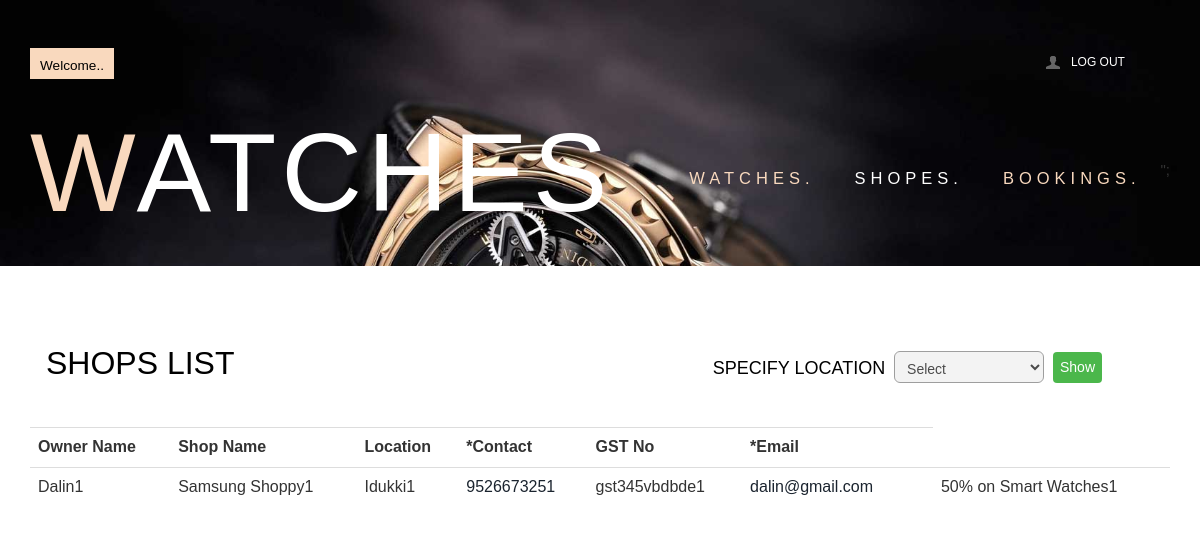
Screenshot of /viewshop.php with the database file from the repository.
### tables this page shows
CREATE TABLE IF NOT EXISTS `shop` (
  `shopid` int NOT NULL AUTO_INCREMENT,
  `name` varchar(30) NOT NULL,
  `shop_name` varchar(30) NOT NULL,
  `location` varchar(20) NOT NULL,
  `contact` bigint NOT NULL,
  `shop_regno` varchar(20) NOT NULL,
  `gst` varchar(20) NOT NULL,
  `email` varchar(20) NOT NULL,
  `offer` varchar(255) NOT NULL,
  PRIMARY KEY (`shopid`),
  UNIQUE KEY `gst` (`gst`),
  UNIQUE KEY `shop_regno` (`shop_regno`),
  UNIQUE KEY `email` (`email`)
);

### viewshop.php (the view, shortened to what this page needs)
<?php
include("connection.php");
?>
<head>
</head>
<?php
if ($_SERVER["REQUEST_METHOD"] == "POST") {
    if (isset($_POST['location']) && !empty($_POST['location'])) {
        $selectedLocation = $_POST['location'];
        $sql = "SELECT * FROM shop WHERE location = '$selectedLocation'";
    } else {
        $sql = "SELECT * FROM shop";
    }
} else {
    $sql = "SELECT * FROM shop";
}
$result = $conn->query($sql);
if (!isset($_SESSION['watchid'])) {
    ?>
    <div class="account-in">
        <div class="container">
            <div class="caccount-top">
                <form method="POST" action="">
                <h3>Shops List
                        <span class="specify-location">Specify Location</span>
                        <select name="location" id="locationSelect">
                            <option value="" selected disabled>Select</option>
                        </select>
                        <button type="submit" class="showbtn">Show</button>
                    </h3>
                </form>
                <table class="table">
                    <tr>
                        <th>Owner Name</th>
                        <th>Shop Name</th>
                        <th>Location</th>
                        <th>*Contact</th>
                        <th>GST No</th>
                        <th>*Email</th>
                        <th></th>
                    </tr>
                    <?php
                   if($result){
                   while ($data = mysqli_fetch_assoc($result)) {
                    $name = $data['name'];
                    $sname = $data['shop_name'];
                    $location = $data['location'];
                    $contact = $data['contact'];
                    $gst = $data['gst'];
                    $email = $data['email'];
                    $offer = $data['offer'];
                    echo "<tr><td>" . $name . "</td><td>" . $sname . "</td><td>" . $location . "</td><td><a href='tel:" . $contact . "'>" . $contact . "</a></td><td>" . $gst . "</td><td><a href='mailto:" . $email . "'>" . $email . "</a></td><td>";
                    echo "<td>" . $offer . "</td></tr>";
                }
            }
                    ?>
                </table>
            </div>
        </div>
    </div>
    <?php
    exit();
}
?>

### css/style.css (style rules this page uses)
h4, h5, h6, h1, h2, h3 { margin-top: 0; }
ul, ol { margin: 0; }
p { margin: 0; }
html, body { font-family: 'PT Sans Narrow', sans-serif; font-size: 100%; background:#fff; }
body a { transition:0.5s all; -webkit-transition:0.5s all; -moz-transition:0.5s all; -o-transition:0.5s all; -ms-transition:0.5s all; }
.header_top_left { float:left; }
.header_top_right { float:right; width:23%; }
.box_11 { cursor: pointer; padding: 5px 10px; background: #F9D9BE; }
.box_11 h4 { border: none; color: #fff; font-size: 0.85em; margin-bottom: 0; padding: 0; }
.box_11 p { float: left; margin: 6px 0 0 0; color:#000; }
ul.header_user_info { float: left; border-right: 1px solid #55555500; width:50%; padding:0; min-height: 30px; }
ul.header_user_info a { color:#fff; }
i.user { width: 17px; height: 17px; background: url(../images/img-sprite.png) no-repeat -241px -67px; float: left; margin:6px 10px 0 5px; }
ul.header_user_info li.user_desc { display: block; font-size: 12px; text-transform: uppercase; cursor: pointer; background: #fb5c2200; -moz-transition: all 0.2s linear; -o-transition: all 0.2s linear; -webkit-transition: all 0.2s linear; transition: all 0.2s linear; float: left; margin-top:6px; }
.header_bottom { padding: 2em 0; }
.logo h1 { font-size:7em; text-transform: uppercase; margin-bottom: 0; font-family: 'Dorsa', sans-serif; letter-spacing: 5px; }
span.m_1 { color:#F9D9BE; }
.logo { float:left; }
.logo h1 a { color:#fff; }
.menu { float:right; margin: 3em 0 0 0; }
.account-in { padding:5em 0; }
.account-in h3 { font-size:2em; color: #000; padding: 0 0.5em 1em; text-transform:uppercase; }
.men_banner { background: url(../images/3.jpg) no-repeat center top; background-size: cover; -webkit-background-size: cover; -moz-background-size: cover; -o-background-size: cover; min-height:225px; text-align: center; padding-top: 3em; }

### css/megamenu.css (style rules this page uses)
.megamenu { margin-bottom:0px;padding:0;width:100%;list-style:none;display:inline-block;position:relative;font-size:15px }
.megamenu li { margin-bottom:-5px;display:inline }
.megamenu>li>a { float:left;padding:8px 20px;text-decoration:none;text-transform:capitalize;font-size:1.1em; -webkit-transition: all 0.3s ease-in-out;text-transform:uppercase; -moz-transition: all 0.3s ease-in-out; -o-transition: all 0.3s ease-in-out; transition: all 0.3s ease-in-out; color:#fff; letter-spacing:5px; font-weight:400; }
.megamenu>li.active>a { color:#F9D9BE; }

### viewshop.php (style rules this page uses)
#locationSelect { width: 150px; height: 32px; padding: 8px; font-size: 14px; border-radius: 6px; opacity: 0.7; }
.showbtn { height: 31px; padding: 7px; font-size: 14px; border-radius: 4px; background-color: #009900; border: none; color: white; position: relative; top: -2px; opacity: 0.7; }
.specify-location { font-size: 18px; margin-left: 470px; margin-top: -10px; }

### rows the page displays
shop: name "Dalin1", shop_name "Samsung Shoppy1", location "Idukki1", contact "9526673251", gst "gst345vbdbde1", email "dalin@gmail.com", offer "50% on Smart Watches1"
